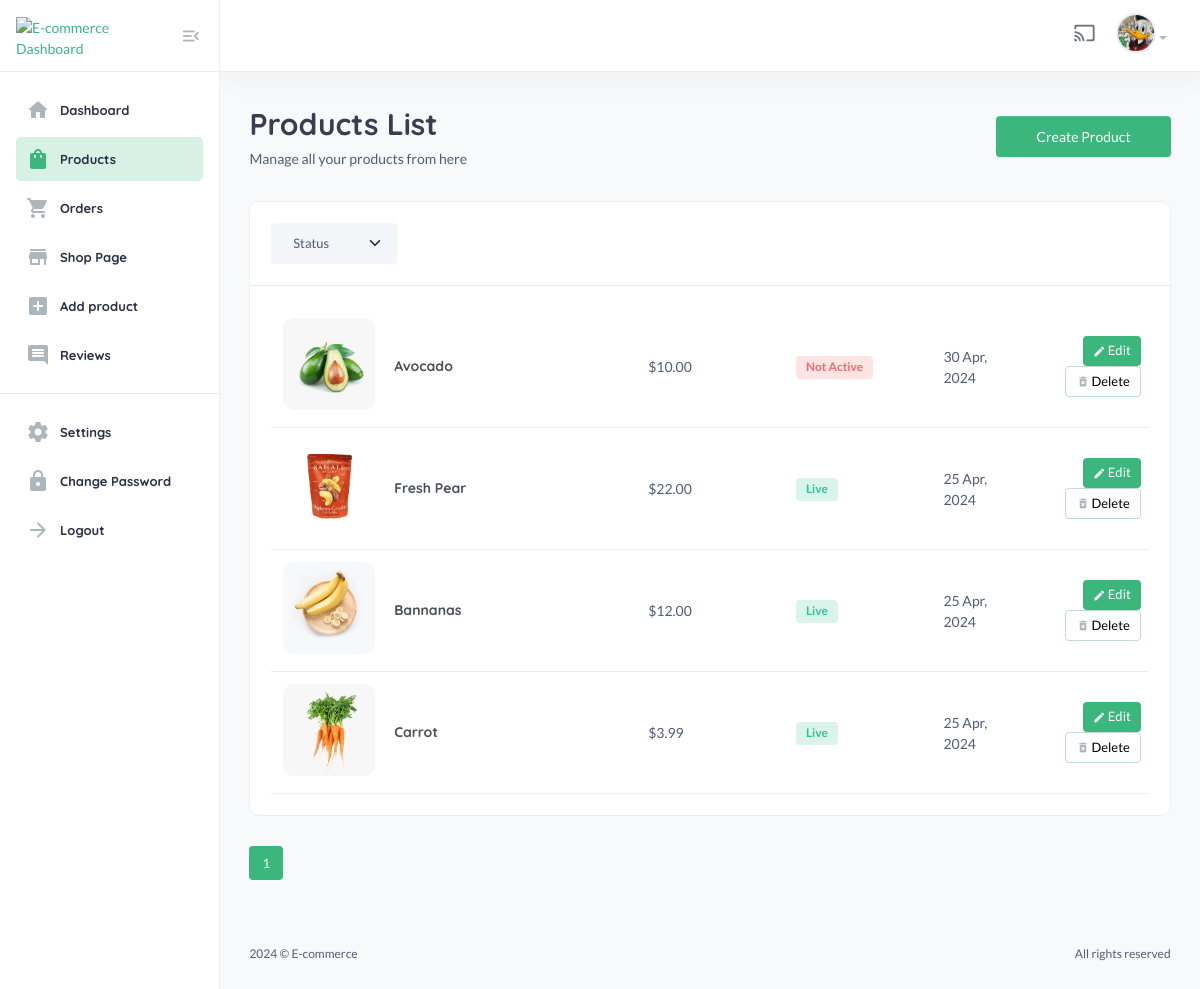
The app's page /useradmin/products/ (signed in) with its own data.
### userauths/models.py (models this page shows, shortened)
class User(AbstractUser):
    email = models.EmailField(unique=True)
    username = models.CharField(max_length=60)
    bio = models.CharField(max_length=150)
    mfa_secret = models.CharField(max_length=16, blank=True, null=True)
    mfa_enabled = models.BooleanField(default=False)
    USERNAME_FIELD = 'email'
    REQUIRED_FIELDS = ['username']

class Profile(models.Model):
    user = models.OneToOneField(User, on_delete=models.CASCADE)
    image = models.ImageField(upload_to='image', null=True, blank=True)
    full_name = models.CharField(max_length=100, null=True, blank=True)
    bio = models.CharField(max_length=150, null=True, blank=True)
    phone = models.CharField(max_length=100, null=True, blank=True)
    address = models.CharField(max_length=200, null=True, blank=True)
    country = models.CharField(max_length=100, null=True, blank=True)
    verified = models.BooleanField(default=False)

### core/models.py (models this page shows, shortened)
class Product(models.Model):
    pid = ShortUUIDField(unique=True, length=10, max_length=20, alphabet='abcdefgh12345')
    user = models.ForeignKey(User, on_delete=models.SET_NULL, null=True)
    category = models.ForeignKey(Category, on_delete=models.SET_NULL, null=True, related_name='category')
    vendor = models.ForeignKey(Vendor, on_delete=models.SET_NULL, null=True, related_name='vendor')
    title = models.CharField(max_length=100, default='Fresh Pear')
    image = models.ImageField(upload_to=user_directory_path, default='product.jpg')
    description = RichTextUploadingField(null=True, blank=True, default='This is the product.')
    price = models.DecimalField(max_digits=99, decimal_places=2, default='1,99')
    old_price = models.DecimalField(max_digits=99, decimal_places=2, default='2,99')
    specifications = RichTextUploadingField(null=True, blank=True)
    type = models.CharField(max_length=100, default='Organic', null=True, blank=True)
    stock_count = models.CharField(max_length=100, default='10', null=True, blank=True)
    life = models.CharField(max_length=100, default='100 Days', null=True, blank=True)
    mfd = models.DateTimeField(auto_now_add=False, null=True, blank=True)
    tags = TaggableManager(blank=True)
    product_status = models.CharField(choices=STATUS, max_length=10, default='in_review')
    status = models.BooleanField(default=True)
    in_stock = models.BooleanField(default=True)
    featured = models.BooleanField(default=False)
    digital = models.BooleanField(default=False)
    sku = ShortUUIDField(unique=True, length=4, max_length=10, prefix='sku', alphabet='1234567890')
    date = models.DateTimeField(auto_now_add=True)
    updated = models.DateTimeField(null=True, blank=True)
    class Meta:
        verbose_name_plural = 'Products'

### useradmin/decorators.py (the view)
    def wrapper(request, *args, **kwargs):
        if request.user.is_superuser != True:
            messages.warning(request, "You are not authorized to view this page!")
            return redirect('/user/sign-in/')
        return view_func(request, *args, **kwargs)

### core/context_processor.py (called while the page is built)
def default(request):
    categories = Category.objects.all()
    vendors = Vendor.objects.all()
    min_max_price = Product.objects.aggregate(Min('price'), Max('price'))
    try:
        wishlist = WishList.objects.filter(user=request.user)
    except:
        messages.warning(request, 'You need to login before accessing your wishlist.')
        wishlist = 0
    try:
         address = Address.objects.get(user=request.user)
    except:
        address = None
    return {
        'vendors': vendors,
        'wishlist': wishlist,
        'categories': categories,
        'address': address,
        'min_max_price': min_max_price,
    }

### useradmin/views.py (called while the page is built)
@admin_required
def products(request, page=1):
    all_products = Product.objects.all().order_by('-id')
    all_categories = Category.objects.all()
    per_page = 5
    paginator = Paginator(all_products, per_page)
    products_paginator = paginator.page(page)
    context = {
        'all_products': products_paginator,
        'all_categories': all_categories,
    }
    return render(request, "useradmin/products.html", context)

### templates/useradmin/products.html (shortened to what this page needs)
{% extends 'useradmin/base.html' %}
{% load static %}
{% block content %}
<section class="content-main">
    <div class="content-header">
        <div>
            <h2 class="content-title card-title">Products List</h2>
            <p>Manage all your products from here</p>
        </div>
        <div>
            <a href="{% url 'useradmin:add-product' %}" class="btn btn-primary btn-sm rounded">Create Product</a>
        </div>
    </div>
    <div class="card mb-4">
        <header class="card-header">
            <div class="row align-items-center">
                <div class="col-md-2 col-6">
                    <select class="form-select">
                        <option selected>Status</option>
                    </select>
                </div>
            </div>
        </header>
        <div class="card-body">
            {% for p in all_products %}
                <article class="itemlist">
                <div class="row align-items-center">
                    <div class="col-lg-4 col-sm-4 col-8 flex-grow-1 col-name">
                        <a class="itemside" href="">
                            <div class="left">
                                <img src="{{ p.image.url }}" style="width: 100px; height: 100px; object-fit: cover; border-radius: 15px" class="img-sm img-thumbnail" alt="Item" />
                            </div>
                            <div class="info">
                                <h6 class="mb-0">{{ p.title }}</h6>
                            </div>
                        </a>
                    </div>
                    <div class="col-lg-2 col-sm-2 col-4 col-price"><span>${{ p.price }}</span></div>
                    <div class="col-lg-2 col-sm-2 col-4 col-status">
                            {% if p.status == True %}
                                <span class="badge badge-pill badge-soft-success">Live</span>
                            {% else %}
                                <span class="badge badge-pill badge-soft-danger">Not Active</span>
                            {% endif %}
                    </div>
                    <div class="col-lg-1 col-sm-2 col-4 col-date">
                        <span>{{ p.date|date:"d M, Y" }}</span>
                    </div>
                    <div class="col-lg-2 col-sm-2 col-4 col-action text-end">
                        <a href="{% url 'useradmin:edit-product' p.pid %}" class="btn btn-sm font-sm rounded btn-brand"> <i class="material-icons md-edit"></i> Edit </a>
                        <a href="{% url 'useradmin:delete-product' p.pid %}" class="btn btn-sm font-sm btn-light rounded"> <i class="material-icons md-delete_forever"></i> Delete </a>
                    </div>
                </div>
            </article>
            {% endfor %}
        </div>
    </div>
<div class="pagination-area mt-30 mb-50">
    <nav aria-label="Page navigation example">
        <ul class="pagination justify-content-start">
            {% for page_num in all_products.paginator.page_range %}
                {% if page_num == all_products.number %}
                    <li class="page-item active"><a class="page-link" href="#">{{ page_num }}</a></li>
                {% else %}
                    <li class="page-item"><a class="page-link" href="{% url 'useradmin:paginator' page_num %}">{{ page_num }}</a></li>
                {% endif %}
            {% endfor %}
        </ul>
    </nav>
</div>
</section>
{% endblock %}

### templates/useradmin/base.html (shortened to what this page needs)
{% load static %}
<!DOCTYPE html>
<html lang="en">
    <head>
        <link href="{% static 'assets2/css/main.css' %}" rel="stylesheet" type="text/css" />
        <link rel="stylesheet" href="https://cdnjs.cloudflare.com/ajax/libs/font-awesome/6.0.0/css/all.min.css" />
    </head>
    <body>
        <aside class="navbar-aside" id="offcanvas_aside">
            <div class="aside-top">
                <a href="{% url 'useradmin:dashboard' %}" class="brand-wrap">
                    <img src="https://clipground.com/images/ecommerce-logo-png-11.png" class="logo" alt="E-commerce Dashboard" />
                </a>
                <div>
                    <a href="{% url 'core:index' %}" class="btn btn-icon btn-aside-minimize"><i class="text-muted material-icons md-menu_open"></i></a>
                </div>
            </div>
            <nav>
                <ul class="menu-aside">
                    <li class="menu-item {% if '/useradmin/dashboard/' in request.path %}active{% endif %}">
                        <a class="menu-link" href="{% url 'useradmin:dashboard' %}">
                            <i class="icon material-icons md-home"></i>
                            <span class="text">Dashboard</span>
                        </a>
                    </li>
                    <li class="menu-item {% if '/useradmin/products/' in request.path %}active{% endif %}">
                        <a class="menu-link" href="{% url 'useradmin:products' %}">
                            <i class="icon material-icons md-shopping_bag"></i>
                            <span class="text">Products</span>
                        </a>
                    </li>
                    <li class="menu-item {% if '/useradmin/orders/' in request.path %}active{% endif %}">
                        <a class="menu-link" href="{% url 'useradmin:orders' %}">
                            <i class="icon material-icons md-shopping_cart"></i>
                            <span class="text">Orders</span>
                        </a>
                    </li>
                    <li class="menu-item">
                        <a class="menu-link" href="{% url 'useradmin:shop-page' %}">
                            <i class="icon material-icons md-store"></i>
                            <span class="text">Shop Page</span>
                        </a>
                    </li>
                    <li class="menu-item ">
                        <a class="menu-link" href="{% url 'useradmin:add-product' %}">
                            <i class="icon material-icons md-add_box"></i>
                            <span class="text">Add product</span>
                        </a>
                    </li>
                    <li class="menu-item">
                        <a class="menu-link" href="{% url 'useradmin:reviews' %}">
                            <i class="icon material-icons md-comment"></i>
                            <span class="text">Reviews</span>
                        </a>
                    </li>
                </ul>
                <hr />
                <ul class="menu-aside">
                    <li class="menu-item">
                        <a class="menu-link" href="{% url 'useradmin:settings' %}">
                            <i class="icon material-icons md-settings"></i>
                            <span class="text">Settings</span>
                        </a>
                    </li>
                    <li class="menu-item">
                        <a class="menu-link" href="{% url 'useradmin:change_password' %}">
                            <i class="icon material-icons md-lock"></i>
                            <span class="text"> Change Password </span>
                        </a>
                    </li>
                    <li class="menu-item">
                        <a class="menu-link" href="#">
                            <i class="icon material-icons md-arrow_forward"></i>
                            <span class="text">Logout</span>
                        </a>
                    </li>
                </ul>
                <br />
                <br />
            </nav>
        </aside>
        <main class="main-wrap">
            <header class="main-header navbar">
                <div class="col-nav">
                    <ul class="nav">
                        <li class="nav-item">
                            <a href="#" class="requestfullscreen nav-link btn-icon"><i class="material-icons md-cast"></i></a>
                        </li>
                        <li class="dropdown nav-item">
                            <a class="dropdown-toggle" data-bs-toggle="dropdown" href="#" id="dropdownAccount" aria-expanded="false">
                                {% if request.user.profile.image %}
                                <img class="img-xs rounded-circle" src="{{request.user.profile.image.url}}" alt="User" />
                                {% else %}
                                <img class="img-xs rounded-circle" src="https://www.shutterstock.com/image-vector/vector-flat-illustration-grayscale-avatar-600nw-2281862025.jpg" alt="User" />
                                {% endif %}
                            </a>
                        </li>
                    </ul>
                </div>
            </header>
            {% block content %}
            {% endblock content %}
            <footer class="main-footer font-xs">
                <div class="row pb-30 pt-15">
                    <div class="col-sm-6">
                        &copy; E-commerce
                    </div>
                    <div class="col-sm-6">
                        <div class="text-sm-end">All rights reserved</div>
                    </div>
                </div>
            </footer>
        </main>
    </body>
</html>

### records on screen
User: user.profile.image (picture)
Product: image (picture), title "Avocado", price "10.00", status "Not Active", date "30 Apr, 2024"
Product: image (picture), title "Fresh Pear", price "22.00", status "Live", date "25 Apr, 2024"
Product: image (picture), title "Bannanas", price "12.00", status "Live", date "25 Apr, 2024"
Product: image (picture), title "Carrot", price "3.99", status "Live", date "25 Apr, 2024"

### other values on screen
{{ page_num }} "1"
